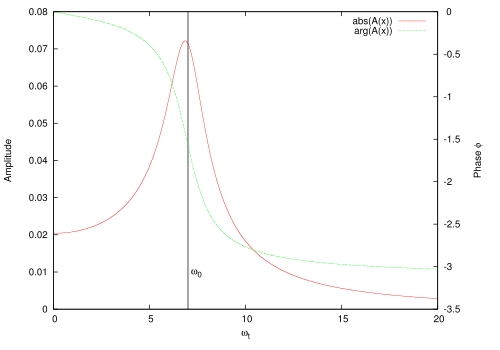

Here is the gnuplot script that generated this plot:
#!/usr/bin/gnuplot -persist
#
#    
#    	G N U P L O T
#    	Version 4.4 patchlevel 2
#    	last modified Wed Sep 22 12:10:34 PDT 2010
#    	System: Linux 2.6.37-ARCH
#    
#    	Copyright (C) 1986-1993, 1998, 2004, 2007-2010
#    	Thomas Williams, Colin Kelley and many others
#    
#    	gnuplot home:     http://www.gnuplot.info
#    	faq, bugs, etc:   type "help seeking-assistance"
#    	immediate help:   type "help"
#    	plot window:      hit 'h'
# set terminal x11  nopersist enhanced
# set output
unset clip points
set clip one
unset clip two
set bar 1.000000 front
set border 31 front linetype -1 linewidth 1.000
set xdata
set ydata
set zdata
set x2data
set y2data
set timefmt x "%d/%m/%y,%H:%M"
set timefmt y "%d/%m/%y,%H:%M"
set timefmt z "%d/%m/%y,%H:%M"
set timefmt x2 "%d/%m/%y,%H:%M"
set timefmt y2 "%d/%m/%y,%H:%M"
set timefmt cb "%d/%m/%y,%H:%M"
set boxwidth
set style fill  empty border
set style rectangle back fc lt -3 fillstyle   solid 1.00 border lt -1
set style circle radius graph 0.02, first 0, 0 
set dummy x,y
set format x "% g"
set format y "% g"
set format x2 "% g"
set format y2 "% g"
set format z "% g"
set format cb "% g"
set angles radians
unset grid
set key title ""
set key inside right top vertical Right noreverse enhanced autotitles nobox
set key noinvert samplen 4 spacing 1 width 0 height 0 
unset label
set label 1 "{/Symbol w}_0" at 7.15, 0.01, 0 left norotate back nopoint offset character 0, 0, 0
unset arrow
set arrow 1 from 7, 0, 0 to 7, 0.08, 0 nohead back nofilled linetype -1 linewidth 1.000
set style increment default
unset style line
unset style arrow
set style histogram clustered gap 2 title  offset character 0, 0, 0
unset logscale
set offsets 0, 0, 0, 0
set pointsize 1
set encoding default
unset polar
unset parametric
unset decimalsign
set view 60, 30, 1, 1  
set samples 30000, 30000
set isosamples 10, 10
set surface
unset contour
set clabel '%8.3g'
set mapping cartesian
set datafile separator whitespace
unset hidden3d
set cntrparam order 4
set cntrparam linear
set cntrparam levels auto 5
set cntrparam points 5
set size ratio 0 1,1
set origin 0,0
set style data points
set style function lines
set xzeroaxis linetype -2 linewidth 1.000
set yzeroaxis linetype -2 linewidth 1.000
set zzeroaxis linetype -2 linewidth 1.000
set x2zeroaxis linetype -2 linewidth 1.000
set y2zeroaxis linetype -2 linewidth 1.000
set ticslevel 0.5
set mxtics default
set mytics default
set mztics default
set mx2tics default
set my2tics default
set mcbtics default
set xtics border in scale 1,0.5 mirror norotate  offset character 0, 0, 0
set xtics autofreq  norangelimit
set ytics border in scale 1,0.5 nomirror norotate  offset character 0, 0, 0
set ytics autofreq  norangelimit
set ztics border in scale 1,0.5 nomirror norotate  offset character 0, 0, 0
set ztics autofreq  norangelimit
set nox2tics
set y2tics border in scale 1,0.5 nomirror norotate  offset character 0, 0, 0
set y2tics autofreq  norangelimit
set cbtics border in scale 1,0.5 mirror norotate  offset character 0, 0, 0
set cbtics autofreq  norangelimit
set title "" 
set title  offset character 0, 0, 0 font "" norotate
set timestamp bottom 
set timestamp "" 
set timestamp  offset character 0, 0, 0 font "" norotate
set rrange [ * : * ] noreverse nowriteback  # (currently [8.98847e+307:-8.98847e+307] )
set trange [ * : * ] noreverse nowriteback  # (currently [-5.00000:5.00000] )
set urange [ * : * ] noreverse nowriteback  # (currently [-10.0000:10.0000] )
set vrange [ * : * ] noreverse nowriteback  # (currently [-10.0000:10.0000] )
set xlabel "{/Symbol w}_t" 
set xlabel  offset character 0, 0, 0 font "" textcolor lt -1 norotate
set x2label "" 
set x2label  offset character 0, 0, 0 font "" textcolor lt -1 norotate
set xrange [ 0.00000 : 20.0000 ] noreverse nowriteback
set x2range [ * : * ] noreverse nowriteback  # (currently [0.00000:20.0000] )
set ylabel "Amplitude" 
set ylabel  offset character 0, 0, 0 font "" textcolor lt -1 rotate by -270
set y2label "Phase {/Symbol f}" 
set y2label  offset character 0, 0, 0 font "" textcolor lt -1 rotate by -270
set yrange [ * : * ] noreverse nowriteback  # (currently [0.00000:0.0800000] )
set y2range [ * : * ] noreverse nowriteback  # (currently [-3.50000:0.00000] )
set zlabel "" 
set zlabel  offset character 0, 0, 0 font "" textcolor lt -1 norotate
set zrange [ * : * ] noreverse nowriteback  # (currently [-10.0000:10.0000] )
set cblabel "" 
set cblabel  offset character 0, 0, 0 font "" textcolor lt -1 rotate by -270
set cbrange [ * : * ] noreverse nowriteback  # (currently [8.98847e+307:-8.98847e+307] )
set zero 1e-08
set lmargin  -1
set bmargin  -1
set rmargin  -1
set tmargin  -1
set locale "de_DE.UTF-8"
set pm3d explicit at s
set pm3d scansautomatic
set pm3d interpolate 1,1 flush begin noftriangles nohidden3d corners2color mean
set palette positive nops_allcF maxcolors 0 gamma 1.5 color model RGB 
set palette rgbformulae 7, 5, 15
set colorbox default
set colorbox vertical origin screen 0.9, 0.2, 0 size screen 0.05, 0.6, 0 front bdefault
set loadpath 
set fontpath 
set fit noerrorvariables
A(x) = 1/(-x**2+{0,1}*g*x+x0**2)
GNUTERM = "wxt"
g = 2
x0 = 7
GPFUN_A = "A(x) = 1/(-x**2+{0,1}*g*x+x0**2)"
plot abs(A(x)), arg(A(x)) axis x1y2
#    EOF
